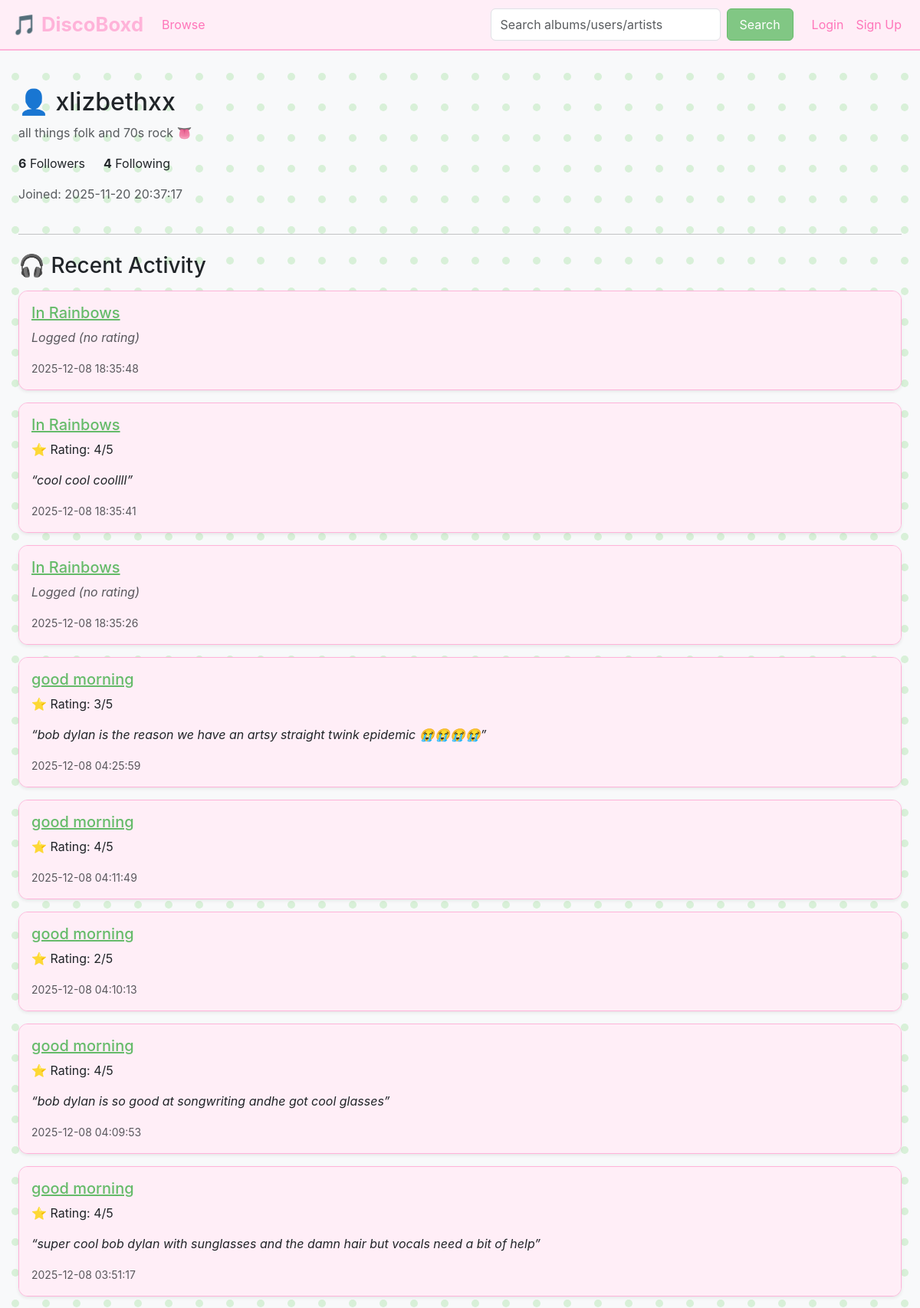
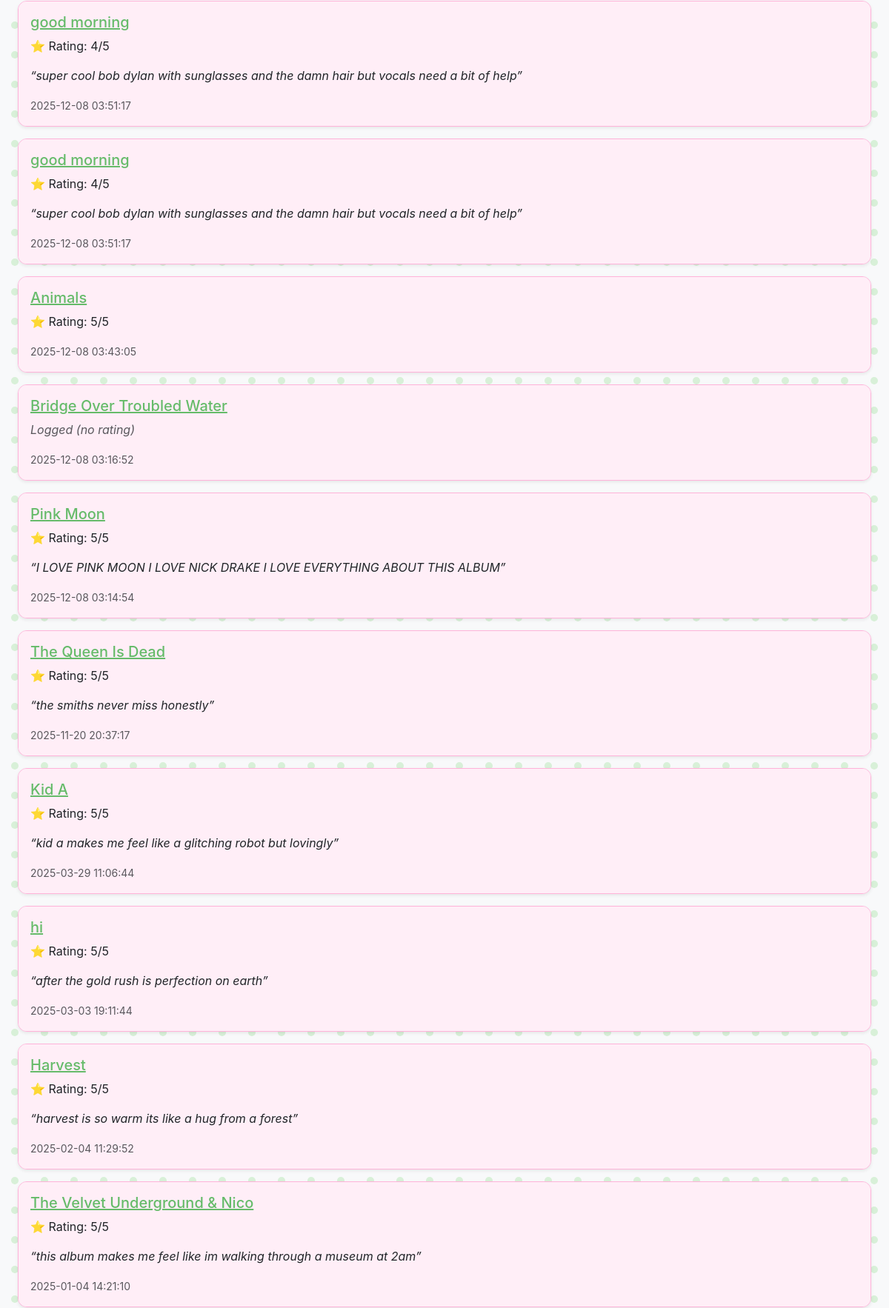
Page /user/1 (upper part) on the committed database (2 pictures, top to bottom).
### tables this page shows
CREATE TABLE users (
    id INTEGER PRIMARY KEY AUTOINCREMENT,
    username TEXT UNIQUE NOT NULL,
    email TEXT UNIQUE NOT NULL,
    password_hash TEXT NOT NULL,
    user_bio TEXT,
    join_date DATETIME DEFAULT CURRENT_TIMESTAMP
, is_admin INTEGER DEFAULT 0);

CREATE TABLE logs (
    id INTEGER PRIMARY KEY AUTOINCREMENT,
    user_id INTEGER NOT NULL,
    album_id INTEGER NOT NULL,
    rating INTEGER CHECK (rating >= 1 AND rating <= 5),
    review TEXT,
    listened_date DATETIME DEFAULT CURRENT_TIMESTAMP,
    is_relistened INTEGER DEFAULT 0,
    FOREIGN KEY (user_id) REFERENCES users(id) ON DELETE CASCADE,
    FOREIGN KEY (album_id) REFERENCES albums(id) ON DELETE CASCADE
);

CREATE TABLE albums (
    id INTEGER PRIMARY KEY AUTOINCREMENT,
    title TEXT NOT NULL,
    release_year INTEGER,
    cover_image TEXT
);

### app.py (the view)
@app.route("/user/<int:user_id>")
def user_profile(user_id):
    conn = connect_db()
    cur = conn.cursor()
    cur.execute("SELECT * FROM users WHERE id = ?", (user_id,))
    user = cur.fetchone()
    if not user:
        conn.close()
        return "User not found", 404
    cur.execute("""
        SELECT l.album_id, a.title, l.rating, l.review, l.listened_date
        FROM logs l
        JOIN albums a ON l.album_id = a.id
        WHERE l.user_id = ?
        ORDER BY l.listened_date DESC
        LIMIT 20;
    """, (user_id,))
    logs = cur.fetchall()
    cur.execute("""
        SELECT l.id, l.name, COUNT(la.album_id) AS album_count
        FROM lists l
        LEFT JOIN list_albums la ON l.id = la.list_id
        WHERE l.user_id = ? AND l.is_public = 1
        GROUP BY l.id;
    """, (user_id,))
    lists = cur.fetchall()
    is_following = False
    if session.get("user_id"):
        cur.execute("""
            SELECT 1 FROM user_follows
            WHERE follower_id = ? AND following_id = ?;
        """, (session["user_id"], user_id))
        is_following = cur.fetchone() is not None
    cur.execute("""
        SELECT COUNT(*) FROM user_follows WHERE following_id = ?;
    """, (user_id,))
    follower_count = cur.fetchone()[0]
    cur.execute("""
        SELECT COUNT(*) FROM user_follows WHERE follower_id = ?;
    """, (user_id,))
    following_count = cur.fetchone()[0]
    conn.close()
    return render_template(
        "user_profile.html",
        user=user,
        logs=logs,
        lists=lists,
        is_following=is_following,
        follower_count=follower_count,
        following_count=following_count
    )

### app.py (called while the page is built)
def connect_db():
    conn = sqlite3.connect(DB_PATH)
    conn.row_factory = sqlite3.Row
    return conn

### templates/user_profile.html (shortened to what this page needs)
{% extends "layout.html" %}
{% block content %}
<div class="container mt-4">
    <div class="d-flex justify-content-between align-items-center mb-4">
        <div>
            <h2>👤 {{ user['username'] }}</h2>
            {% if user['user_bio'] %}
                <p class="text-muted">{{ user['user_bio'] }}</p>
            {% else %}
                <p class="text-muted fst-italic">No bio yet.</p>
            {% endif %}
            <div class="d-flex gap-4 mb-3">
            <a href="{{ url_for('followers', user_id=user['id']) }}"
            class="text-decoration-none text-dark">
                <strong>{{ follower_count }}</strong> Followers
            </a>
            <a href="{{ url_for('following', user_id=user['id']) }}"
            class="text-decoration-none text-dark">
                <strong>{{ following_count }}</strong> Following
            </a>
            </div>
            <p class="text-muted">
                Joined: {{ user['join_date'] }}
            </p>
        </div>
    </div>
    <hr>
    <h3 class="mt-4 mb-3">🎧 Recent Activity</h3>
    {% if logs %}
        {% for log in logs %}
        <div class="card mb-3 shadow-sm">
            <div class="card-body">
                <h5 class="card-title">
                    <a href="{{ url_for('album_detail', album_id=log['album_id']) }}">
                        {{ log['title'] }}
                    </a>
                </h5>
                {% if log['rating'] %}
                    <p class="card-text">⭐ Rating: {{ log['rating'] }}/5</p>
                {% else %}
                    <p class="card-text fst-italic text-muted">Logged (no rating)</p>
                {% endif %}
                {% if log['review'] %}
                    <p class="card-text fst-italic">
                        “{{ log['review'] }}”
                    </p>
                {% endif %}
                <p class="card-text">
                    <small class="text-muted">
                        {{ log['listened_date'] }}
                    </small>
                </p>
            </div>
        </div>
        {% endfor %}
    {% else %}
        <div class="alert alert-info">
            This user hasn't logged anything yet.
        </div>
    {% endif %}
</div>
{% endblock %}

### static/styles.css (style rules this page uses)
body { background-color: #ff82c2; background-attachment: fixed; font-family: 'Inter', Arial, sans-serif; }
.review, .card-body, .list-group-item { background-color: #ffeef7 !important; opacity: 1 !important; }
.card { border-radius: 12px; overflow: hidden; background: #ffeef7; border: 1px solid #ffb3d9; box-shadow: 0 4px 12px rgba(167, 255, 119, 0.15); }
.container { max-width: 1200px; }
a { color: #66bb6a; }

### rows in the picture
users: username "xlizbethxx", user_bio "all things folk and 70s rock 👅", join_date "2025-11-20 20:37:17"
logs: title "In Rainbows", shows "Logged (no rating)", listened_date "2025-12-08 18:35:48"
logs: title "In Rainbows", rating "4", review "cool cool coollll", listened_date "2025-12-08 18:35:41"
logs: title "In Rainbows", shows "Logged (no rating)", listened_date "2025-12-08 18:35:26"
logs: title "good morning", rating "3", review "bob dylan is the reason we have an artsy straight twink epidemic 😭😭😭😭", listened_date "2025-12-08 04:25:59"
logs: title "good morning", rating "4", listened_date "2025-12-08 04:11:49"
logs: title "good morning", rating "2", listened_date "2025-12-08 04:10:13"
logs: title "good morning", rating "4", review "bob dylan is so good at songwriting andhe got cool glasses", listened_date "2025-12-08 04:09:53"
logs: title "good morning", rating "4", review "super cool bob dylan with sunglasses and the damn hair but vocals need a bit of help", listened_date "2025-12-08 03:51:17"
logs: title "good morning", rating "4", review "super cool bob dylan with sunglasses and the damn hair but vocals need a bit of help", listened_date "2025-12-08 03:51:17"
logs: title "good morning", rating "4", review "super cool bob dylan with sunglasses and the damn hair but vocals need a bit of help", listened_date "2025-12-08 03:51:17"
logs: title "Animals", rating "5", listened_date "2025-12-08 03:43:05"
logs: title "Bridge Over Troubled Water", shows "Logged (no rating)", listened_date "2025-12-08 03:16:52"
logs: title "Pink Moon", rating "5", review "I LOVE PINK MOON I LOVE NICK DRAKE I LOVE EVERYTHING ABOUT THIS ALBUM", listened_date "2025-12-08 03:14:54"
logs: title "The Queen Is Dead", rating "5", review "the smiths never miss honestly", listened_date "2025-11-20 20:37:17"
logs: title "Kid A", rating "5", review "kid a makes me feel like a glitching robot but lovingly", listened_date "2025-03-29 11:06:44"
logs: title "hi", rating "5", review "after the gold rush is perfection on earth", listened_date "2025-03-03 19:11:44"
logs: title "Harvest", rating "5", review "harvest is so warm its like a hug from a forest", listened_date "2025-02-04 11:29:52"
logs: title "The Velvet Underground & Nico", rating "5", review "this album makes me feel like im walking through a museum at 2am", listened_date "2025-01-04 14:21:10"

### other values in the picture
{{ follower_count }} "6"
{{ following_count }} "4"
